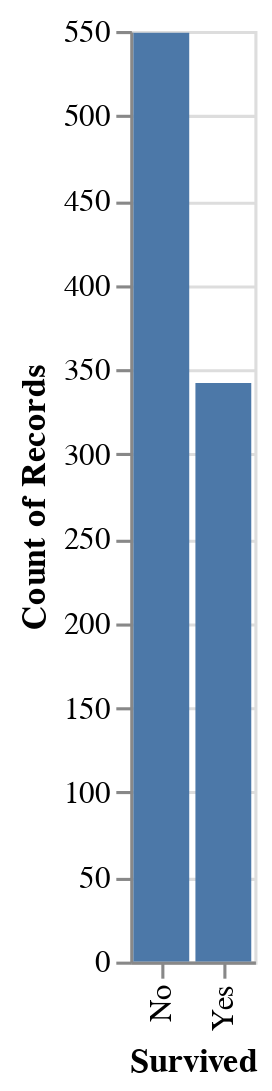

Notebook code cell kept with this figure:
### Code cell
alt.Chart(data).mark_bar().encode(
    x = "Survived",
    y = "count()"

)

### Figure 1 — Vega-Lite specification as saved in the notebook (floating-point values rounded to 4 significant figures; data arrays with more than 128 entries replaced by an {"elided": "..."} marker saying what was removed)
{"config": {"view": {"continuousWidth": 400, "continuousHeight": 300}}, "data": {"name": "data-17b5a9272cdb76617ac540c5321e65cb"}, "mark": "bar", "encoding": {"x": {"field": "Survived", "type": "nominal"}, "y": {"aggregate": "count", "type": "quantitative"}}, "$schema": "https://vega.github.io/schema/vega-lite/v4.17.0.json", "datasets": {"data-17b5a9272cdb76617ac540c5321e65cb": {"elided": "891 records"}}}
